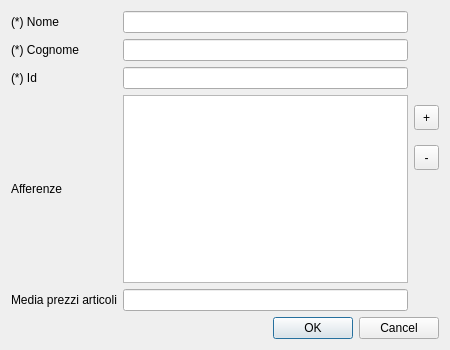
<?xml version="1.0" encoding="UTF-8"?>
<ui version="4.0">
 <class>autoreDialog</class>
 <widget class="QDialog" name="autoreDialog">
  <property name="geometry">
   <rect>
    <x>0</x>
    <y>0</y>
    <width>450</width>
    <height>350</height>
   </rect>
  </property>
  <property name="sizePolicy">
   <sizepolicy hsizetype="Fixed" vsizetype="Fixed">
    <horstretch>0</horstretch>
    <verstretch>0</verstretch>
   </sizepolicy>
  </property>
  <property name="windowTitle">
   <string>Autore</string>
  </property>
  <layout class="QGridLayout" name="gridLayout">
   <item row="2" column="0">
    <widget class="QLabel" name="id_label">
     <property name="text">
      <string>(*) Id</string>
     </property>
    </widget>
   </item>
   <item row="3" column="0">
    <widget class="QLabel" name="afferenze_label">
     <property name="text">
      <string>Afferenze</string>
     </property>
    </widget>
   </item>
   <item row="1" column="1">
    <widget class="QLineEdit" name="cognome_box"/>
   </item>
   <item row="1" column="0">
    <widget class="QLabel" name="cognome_label">
     <property name="text">
      <string>(*) Cognome</string>
     </property>
    </widget>
   </item>
   <item row="5" column="0" colspan="3">
    <widget class="QDialogButtonBox" name="buttonBox">
     <property name="orientation">
      <enum>Qt::Horizontal</enum>
     </property>
     <property name="standardButtons">
      <set>QDialogButtonBox::Cancel|QDialogButtonBox::Ok</set>
     </property>
    </widget>
   </item>
   <item row="0" column="1">
    <widget class="QLineEdit" name="nome_box"/>
   </item>
   <item row="3" column="2">
    <layout class="QVBoxLayout" name="verticalLayout">
     <property name="spacing">
      <number>5</number>
     </property>
     <property name="bottomMargin">
      <number>102</number>
     </property>
     <item>
      <widget class="QToolButton" name="plus_button">
       <property name="minimumSize">
        <size>
         <width>25</width>
         <height>25</height>
        </size>
       </property>
       <property name="text">
        <string>+</string>
       </property>
      </widget>
     </item>
     <item>
      <widget class="QToolButton" name="minus_button">
       <property name="sizePolicy">
        <sizepolicy hsizetype="Fixed" vsizetype="Fixed">
         <horstretch>0</horstretch>
         <verstretch>0</verstretch>
        </sizepolicy>
       </property>
       <property name="minimumSize">
        <size>
         <width>25</width>
         <height>25</height>
        </size>
       </property>
       <property name="text">
        <string>-</string>
       </property>
      </widget>
     </item>
    </layout>
   </item>
   <item row="0" column="0">
    <widget class="QLabel" name="nome_label">
     <property name="text">
      <string>(*) Nome</string>
     </property>
    </widget>
   </item>
   <item row="2" column="1">
    <widget class="QLineEdit" name="id_box"/>
   </item>
   <item row="3" column="1">
    <widget class="QListWidget" name="afferenze_list_2"/>
   </item>
   <item row="4" column="1">
    <widget class="QLineEdit" name="mediabox">
     <property name="readOnly">
      <bool>true</bool>
     </property>
    </widget>
   </item>
   <item row="4" column="0">
    <widget class="QLabel" name="media_label">
     <property name="text">
      <string>Media prezzi articoli</string>
     </property>
     <property name="wordWrap">
      <bool>false</bool>
     </property>
     <property name="openExternalLinks">
      <bool>false</bool>
     </property>
    </widget>
   </item>
  </layout>
 </widget>
 <resources/>
 <connections>
  <connection>
   <sender>buttonBox</sender>
   <signal>accepted()</signal>
   <receiver>autoreDialog</receiver>
   <slot>accept()</slot>
   <hints>
    <hint type="sourcelabel">
     <x>248</x>
     <y>254</y>
    </hint>
    <hint type="destinationlabel">
     <x>157</x>
     <y>274</y>
    </hint>
   </hints>
  </connection>
  <connection>
   <sender>buttonBox</sender>
   <signal>rejected()</signal>
   <receiver>autoreDialog</receiver>
   <slot>reject()</slot>
   <hints>
    <hint type="sourcelabel">
     <x>316</x>
     <y>260</y>
    </hint>
    <hint type="destinationlabel">
     <x>286</x>
     <y>274</y>
    </hint>
   </hints>
  </connection>
 </connections>
</ui>
